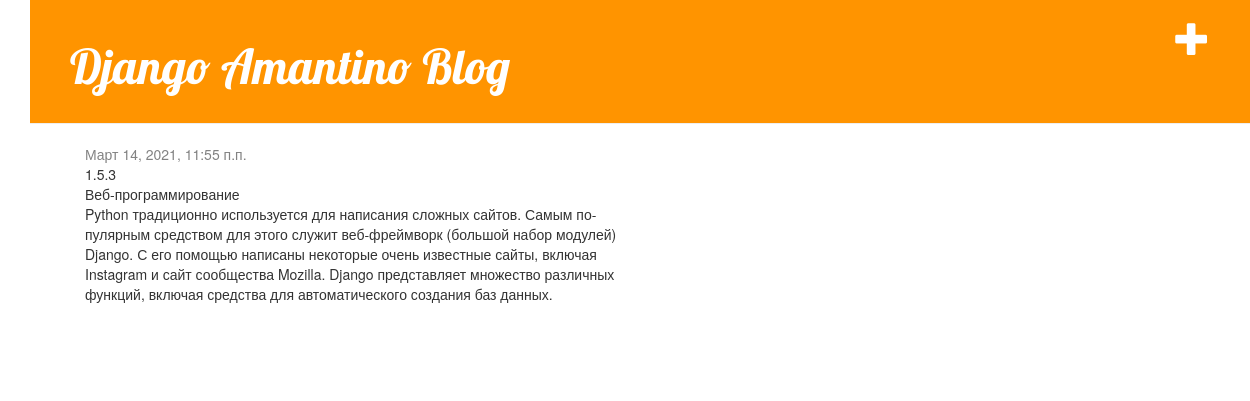
The app's page /post/1/ with its own data.
### blog/models.py (models this page shows, shortened)
class Post(models.Model):
    author = models.ForeignKey(settings.AUTH_USER_MODEL, on_delete=models.CASCADE)
    title = models.CharField(max_length=200)
    text = models.TextField()
    created_date = models.DateTimeField(default=timezone.now)
    published_date = models.DateTimeField(blank=True, null=True)

### blog/views.py (the view)
# urls.py: path('post/<int:pk>/', views.post_detail, name='post_detail'),
def post_detail(request, pk):
    post = get_object_or_404(Post, pk=pk)
    return render(request, 'blog/post_detail.html', {'post': post})

### blog/templates/blog/post_detail.html (shortened to what this page needs)
{% extends 'blog/base.html' %}
{% block content %}
    <div class="post">
            <div class="date">
                {{ post.published_date }}
            </div>
        <p>{{ post.text|linebreaksbr }}</p>
    </div>
{% endblock %}

### blog/static/css/blog.css (style rules this page uses)
body { padding-left: 30px; }
.date { color: #828282; }
.post { margin-bottom: 70px; }

### records on screen
Post: published_date "Март 14, 2021, 11:55 п.п.", text "1.5.3 Веб-программирование Python традиционно используется для написания сложных сайтов. Самым по- пулярным средством для этого служит веб-фреймворк (большой набор модулей) Django. С его помощью написаны некоторые очень известные сайты, включая Instagram и сайт сообщества Mozilla. Django представляет множество различных функций, включая средства для автоматического создания баз данных."
